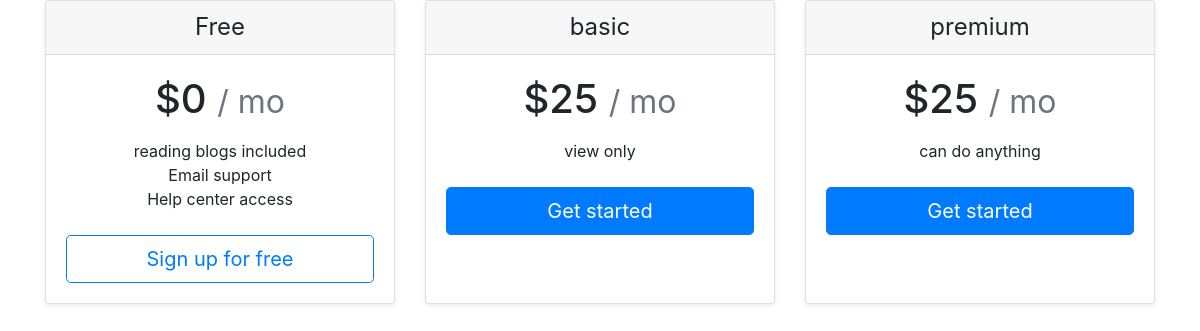
The app's page /subscription/ with its own data.
### blogapp/models.py (models this page shows, shortened)
class Plans(models.Model):
    plan_id = models.AutoField(primary_key=True)
    plan_name = models.CharField(max_length=50)
    plan_edit = models.BooleanField(default=False)
    plan_post = models.BooleanField(default=False)
    plan_delete = models.BooleanField(default=False)
    plan_desc = models.TextField()

### blogapp/views.py (the view)
# urls.py: path('subscription/', views.subscription_page, name='subscription_page'),
def subscription_page(request):
    plans = Plans.objects.all()
    return render(request, 'subscription.html',{'plans':plans})

### template/subscription.html (shortened to what this page needs)
<div class="container">
	<div class="card-deck mb-3 text-center">
		<div class="card mb-4 shadow-sm">
			<div class="card-header">
				<h4 class="my-0 font-weight-normal">Free</h4>
			</div>
            {% load static %}
    		<link rel="stylesheet" href="{% static 'css/subscription.css'%}">
			<link rel="stylesheet" href="{% static 'css/font.css'%}">
			<div class="card-body">
				<h1 class="card-title pricing-card-title">$0 <small class="text-muted">/ mo</small></h1>
				<ul class="list-unstyled mt-3 mb-4">
					<li>reading blogs included</li>
					<li>Email support</li>
					<li>Help center access</li>
				</ul>
				<button type="button" class="btn btn-lg btn-block btn-outline-primary">Sign up for free</button>
			</div>
		</div>
		{% for plans in plans %}
		<div class="card mb-4 shadow-sm">
			<div class="card-header">
				<h4 class="my-0 font-weight-normal">{{plans.plan_name}}</h4>
			</div>
			<div class="card-body">
				<h1 class="card-title pricing-card-title">$25 <small class="text-muted">/ mo</small></h1>
				<ul class="list-unstyled mt-3 mb-4">
					{{plans.plan_desc}}
				</ul>
				<a href=" {% url "create_subscription" plans.plan_name %} " class="btn btn-lg btn-block btn-primary">Get started</a>
			</div>
		</div>
		{% endfor %}
	</div>
</div>

### records on screen
Plans: plan_name "basic", plan_desc "view only"
Plans: plan_name "premium", plan_desc "can do anything"
